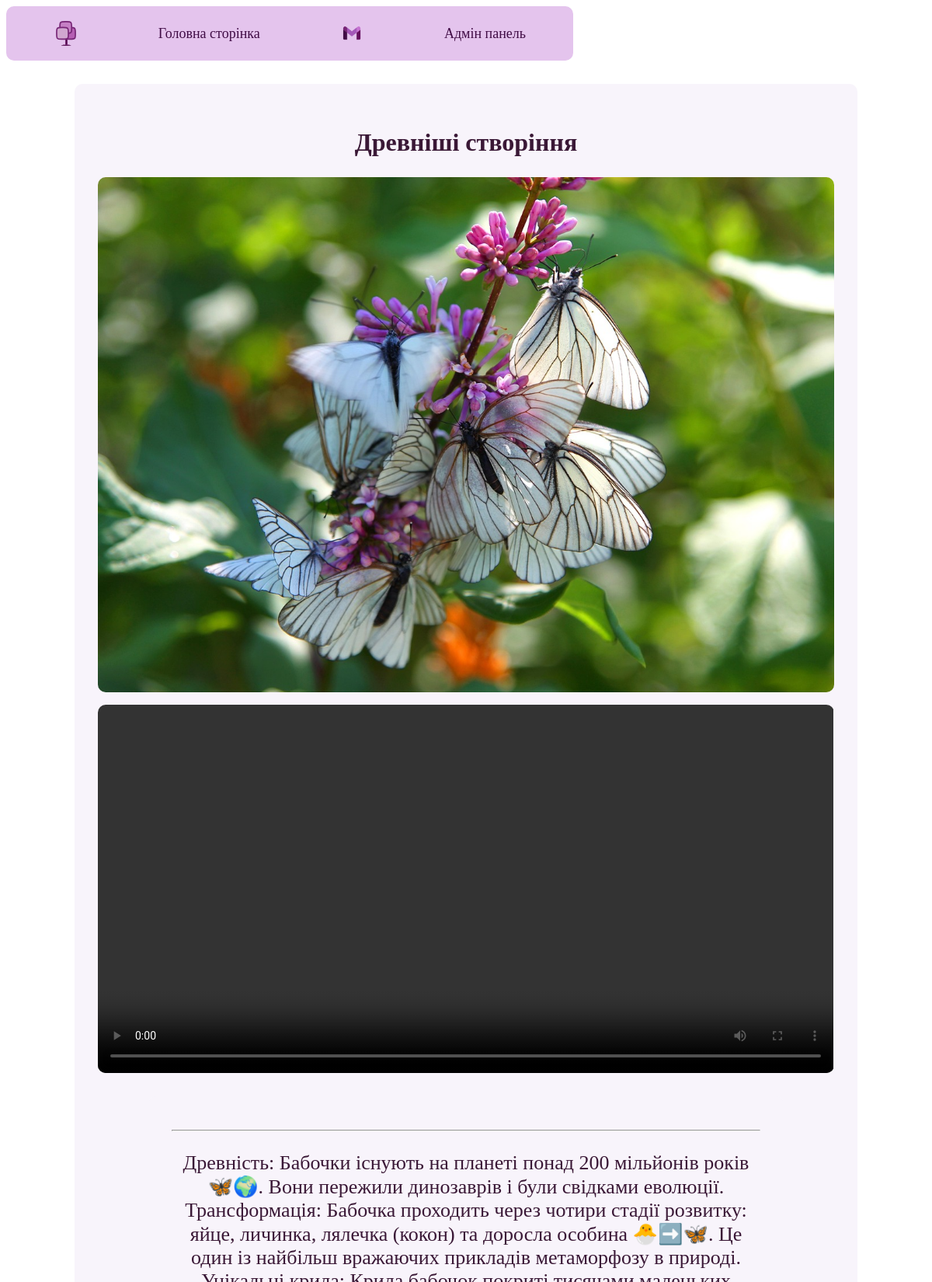
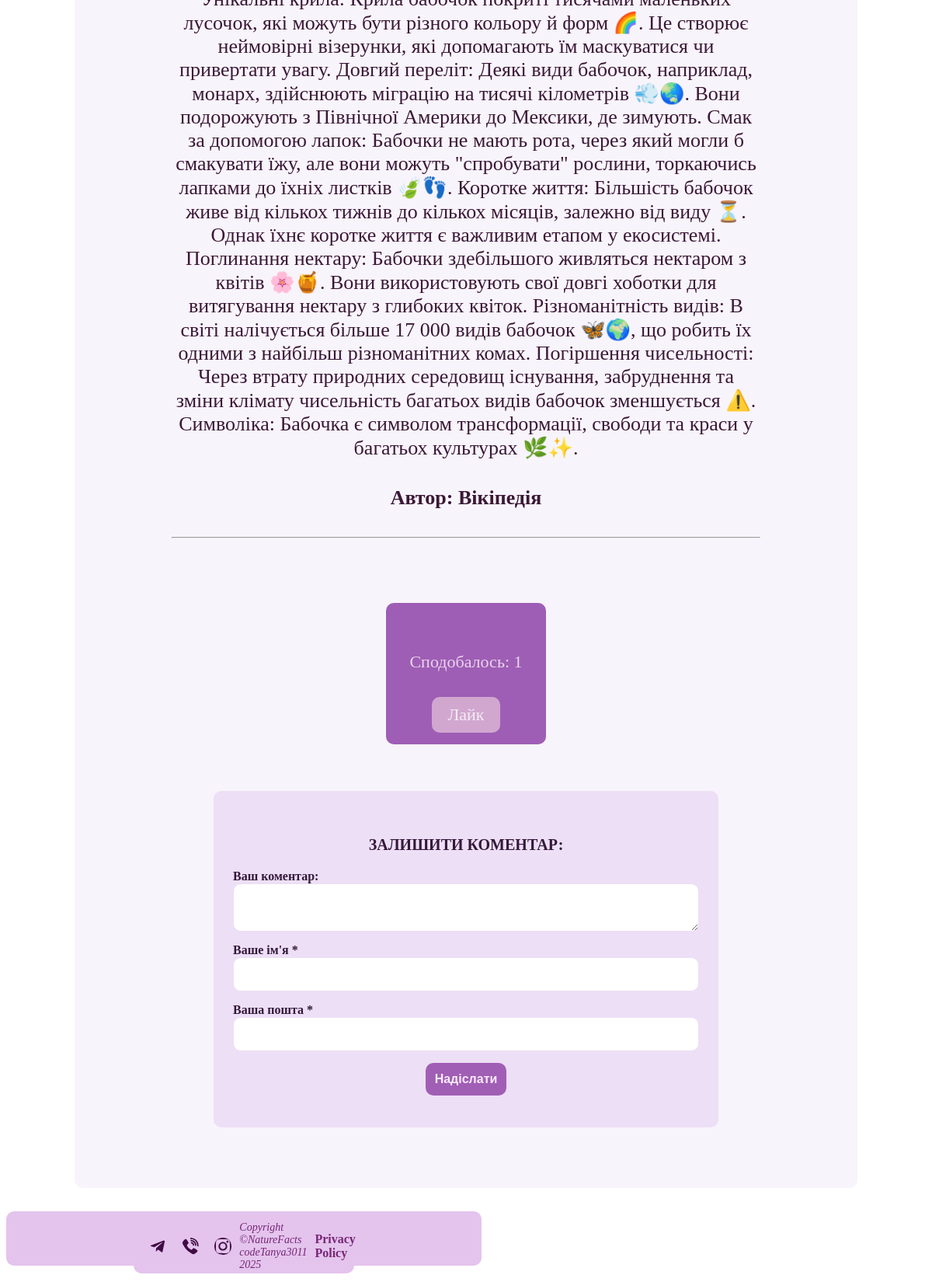
/6/, run on the app's committed database (2 pictures, top to bottom).
### naturefacts/models.py (models this page shows, shortened)
class Publication(models.Model):
    title = models.CharField('Заголовок запису', max_length=100)
    description = models.TextField('Текст запису')
    author = models.CharField('Автор', max_length=100)
    date = models.DateField('Дата публікації')
    img = models.ImageField('Зображення', upload_to='images/%Y', blank=True, null=True)
    video = models.FileField('Відео', upload_to='videos/%Y', blank=True, null=True)
    audio = models.FileField('Аудіо', upload_to='audios/%Y', blank=True, null=True)
    class Meta:
        verbose_name = 'Публікація'
        verbose_name_plural = 'Публікації'

### naturefacts/views.py (the view)
# urls.py: path('<int:pk>/', views.SingleEntryView.as_view(), name='single_entry'),
class SingleEntryView(View):
    def get(self, request, pk):
        single = Publication.objects.get(id=pk)
        liked_ips = Likes.objects.filter(post=single).values_list('ip', flat=True)  # Отримуємо список IP
        return render(request, 'single_entry.html', {'single': single, 'liked_ips': list(liked_ips)})

### templates/single_entry.html (shortened to what this page needs)
{% load static %}
<html>
<head>
	<link rel="stylesheet" href="{% static 'css/my_styles.css' %}" type="text/css" media="all"/>
    <link rel="stylesheet" href="{% static 'css/my_footer.css' %}" type="text/css" media="all"/>
</head>
<body>
<div class="shell">
	<div class="border">
		<div id="navigation">
        <div id="content_nav">
			<div class="navbar">
                <a href="/">
                    <img class="images" src="{% static 'images/nature.svg' %}"
                        alt="Home Icon" width="32" height="32">
                </a>
                <a href="/">Головна сторінка</a>
                <a href="mailto:t2950198@gmail.com">
                    <img class="images" src="{% static 'images/gmail_1.png' %}"
                        alt="Home Icon" width="32" height="32">
                </a>
                <a href="/admin">Адмін панель</a>
			</div>
		</div>
        </div>
		<div id="main">
			<div id="content" class="left">
				<div class="project_two" style="text-align: center; color: #3a1836;">
					<h2 style='font-size: 32px;'>{{ single.title }}</h2>
                {% if single.img %}
                    <p>
                        <img width="80%" src="{{ single.img.url }}"/>
                    </p>
                {% endif %}
                {% if single.video %}
                    <p>
                        <video width="80%" controls>
                            <source src="{{ single.video.url }}" type="video/mp4">
                        </video>
                    </p>
                {% endif %}
			        <div class="item_two" style="text-align: center;">
					        <hr><p>{{ single.description }}</p>
					        <h4>Автор: {{ single.author }}</h4>
					        <hr>
			        </div>
                    <div class="likes" style="text-align: center;">
                        <br>
                        <p>Сподобалось: {{ single.likes_set.count }}</p>
                        {% if ip_user in liked_ips %}
                    <p>Ви вже лайкнули цю публікацію!</p>
                        {% else %}
                    <a href="{% url 'add_like' single.id %}">Лайк</a>
                        {% endif %}
                        <br>
                    </div>
			            <div class="comment" style="text-align: center;">
                            <h5>ЗАЛИШИТИ КОМЕНТАР:</h5>
                            <div>
					            <form action="{% url 'add_comment' single.id %}" method="post">
                                    <div>
                                        <label>Ваш коментар:</label>
                                        <textarea name="text_comments"></textarea>
                                    </div>
						            <div>
                                        <label>Ваше ім'я *</label>
                                        <input type="text" name="name">
                                    </div>
                                    <div>
                                        <label>Ваша пошта *</label>
                                        <input type="email" name="email">
                                    </div>
                                    <div class="submit-wrapper" style="text-align: center;">
                                        <input type="submit" value="Надіслати">
                                    </div>
                                </form>
                            </div>
                        </div>
			            <div class="cl">&nbsp;</div>
		            </div>
                </div>
            </div>
        </div>
	</div>
    <div class="main-footer">
        {% include "includes/footer.html" %}
    </div>
</body>
</html>

### static/css/my_styles.css (style rules this page uses)
.navbar { display: flex; height: 50px; width: 60%; justify-content: space-around; align-items: center; border-radius: 10px; background-color: #e4c4ed; padding: 10px 10px; font-size: 22px; }
.navbar a { color: #400c45; text-decoration: none; font-size: 18px; padding: 10px 10px; border-radius: 10px; }
img, video, audio { width: 100%; border-radius: 10px; }
.item, .likes, .comment-form, .view-comment { max-width: 800px; margin: 30px auto; text-align: center; padding: 15px 15px; border-radius: 10px; background-color: #ecdff5; }
.likes a { display: inline-block; padding: 10px 20px; background-color: #d1a7d0; color: rgb(244, 236, 245); border-radius: 10px; text-decoration: none; margin-top: 10px; transition: background-color 0.5s ease; }
.comment form { display: flex; flex-direction: column; gap: 10px; text-align: left; }
.comment label { font-weight: bold; }
.comment textarea, .comment input[type="text"], .comment input[type="email"] { width: 100%; padding: 10px; border: 1px solid #f2e8f5; border-radius: 10px; resize: vertical; }
.comment input[type="submit"] { background-color: #3a1836; color: rgb(227, 206, 241); border: none; padding: 10px; border-radius: 10px; cursor: pointer; transition: background-color 0.5s ease; }
.comment { max-width: 600px; margin: 30px auto; padding: 25px; background-color: #eddff6; border-radius: 10px; text-align: center; }
.comment h5 { font-size: 20px; margin-bottom: 20px; color: #34183a; }
.comment form { display: flex; flex-direction: column; gap: 15px; text-align: left; }
.comment label { font-weight: 600; color: #33183a; font-size: 16px; }
.comment textarea, .comment input[type="text"], .comment input[type="email"] { width: 100%; padding: 12px; font-size: 16px; border: 1px solid #eedff1; border-radius: 10px; transition: border-color 0.5s ease; }
.comment input[type="submit"] { background-color: #a15eb5; color: rgb(250, 236, 252); font-size: 16px; font-weight: bold; padding: 12px; border: none; border-radius: 10px; cursor: pointer; transition: background-color 0.5s ease, transform 0.5s ease; }
.project_two { width: 80%; margin: 30px auto; padding: 30px; background-color: #f8f4fb; border-radius: 10px; text-align: center; color: #3a1836; }
.project_two h2 { font-size: 20px; }
.item_two { width: 80%; margin: 30px auto; padding: 30px; background-color: #f8f4fb; border-radius: 10px; text-align: center; color: #3a1836; font-size: 26px; }
.likes { font-size: 22px; display: inline-block; padding: 15px 30px; margin-top: 10px; background-color: #9e5eb5; color: rgb(235, 212, 237); border-radius: 10px; text-decoration: none; transition: background-color 0.5s ease; }

### static/css/my_footer.css (style rules this page uses)
.main-footer { display: flex; justify-content: space-around; align-items: center; width: 50%; height: 50px; background-color: #e4c4ed; border-radius: 10px; padding: 10px; font-size: 16px; color: #3a1836; }

### data on the page
Publication: title "Древніші створіння", img (picture), description "Древність: Бабочки існують на планеті понад 200 мільйонів років 🦋🌍. Вони пережили динозаврів і були свідками еволюції. Трансформація: Бабочка проходить через чотири стадії розвитку: яйце, личинка, лялечка (кокон) та доросла особина 🐣➡️🦋. Це один із найбільш вражаючих прикладів метаморфозу в природі. Унікальні крила: Крила бабочок покриті тисячами маленьких лусочок, які можуть бути різного кольору й форм 🌈. Це створює неймовірні візерунки, які допомагають їм маскуватися чи привертати увагу. Довгий переліт: Деякі види бабочок, наприклад, монарх, здійснюють міграцію на тисячі кілометрів 💨🌏. Вони подорожують з Північної Америки до Мексики, де зимують. Смак за допомогою лапок: Бабочки не мають…", author "Вікіпедія", likes_set.count "1"
